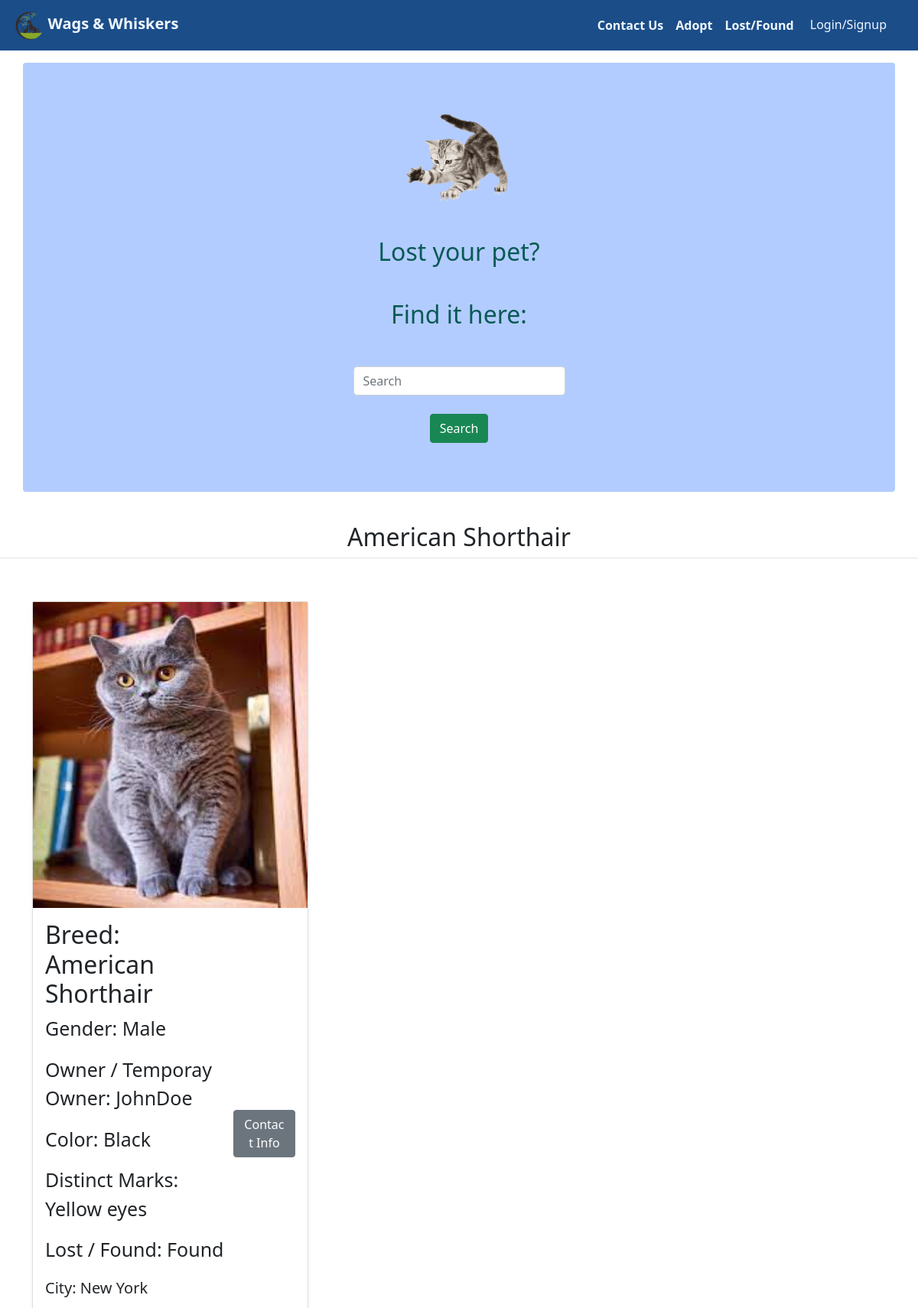
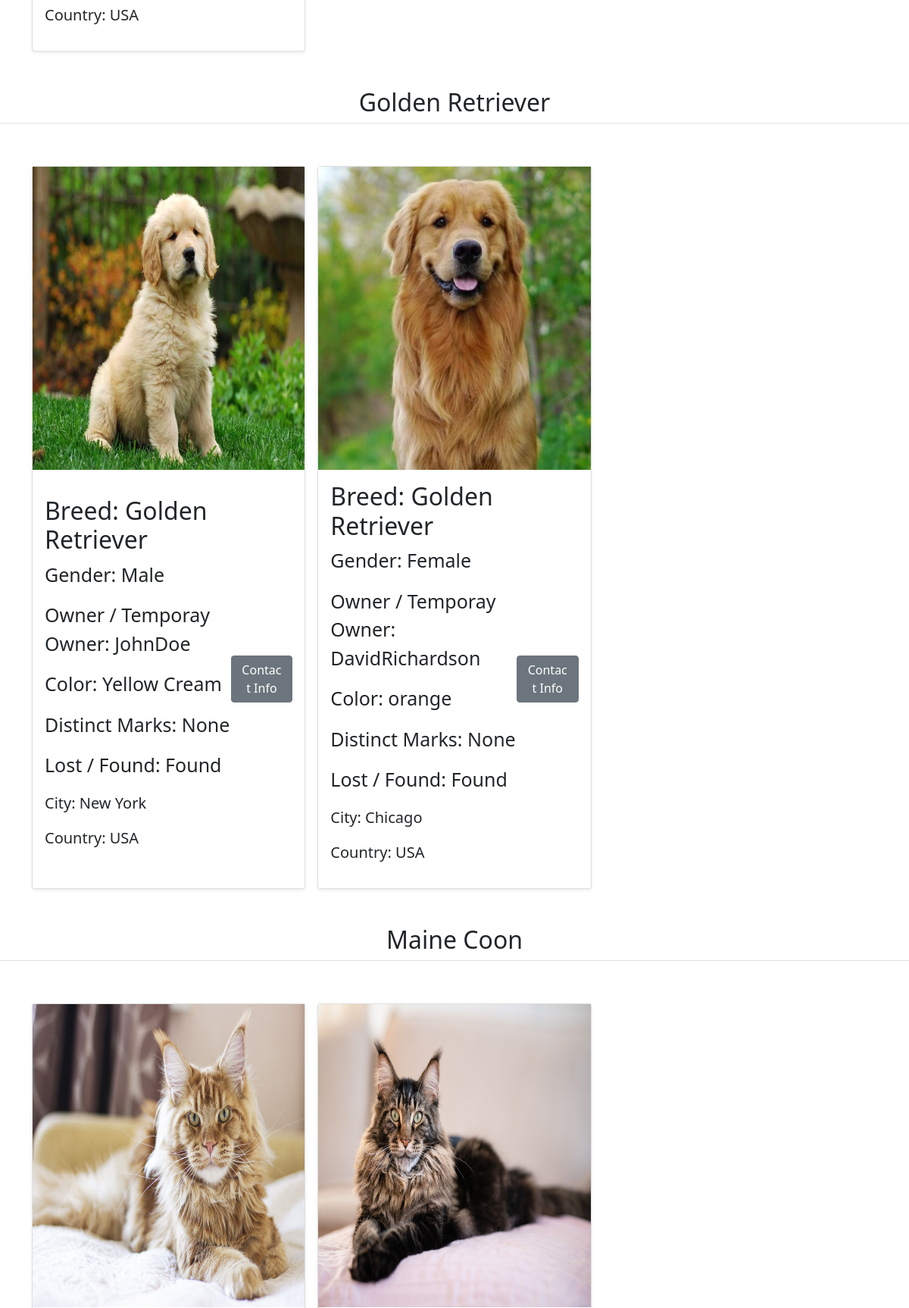
The app's page /lostandFound (upper part) with its own data (2 pictures, top to bottom).
### petswebsite/models.py (models this page shows, shortened)
class lostandfound(models.Model):
    image = models.ImageField(upload_to="static", default="")
    breed = models.CharField(max_length=100)
    color = models.CharField(max_length=100)
    gender = models.CharField(max_length=100)
    distinctmarks = models.CharField(max_length=200)
    temp_owner = models.ForeignKey(CustomUser, on_delete=models.CASCADE,  default="")
    lorf = models.CharField(max_length=10, default='')

class CustomUser(AbstractUser):
    contact = models.IntegerField(default=0)
    age = models.IntegerField(default=0)
    country = models.CharField(max_length=500, default='')
    city = models.CharField(max_length=500, default='')

### petswebsite/views.py (the view)
# urls.py: path('lostandFound', views.lostandFound, name='lostandFound'),
def lostandFound(request):
    cats = {item['breed'] for item in lostandfound.objects.values('breed')}
    allpets = []
    for cat in cats:
        pet = lostandfound.objects.filter(breed=cat)
        n = len(pet)
        if (n % 3 == 0):
            outer = int(n / 3)
        else:
            outer = n // 3 + 1
        pets_for_cat = [cat, range(outer), range(n), pet]
        allpets.append(pets_for_cat)
    params = {'allpets': allpets}
    return render(request, 'lost_find.html', params)

### templates/lost_find.html (shortened to what this page needs)
{% extends 'basic.html' %}
{% load static %}
{% block stylesheet %}{% static 'lost_find.css' %}{% endblock stylesheet %}
{% block body %}
<div class=" w-100 " >
  <div class="adoption " >
        <ul class="row container mx-auto  my-3 rounded " id="starter">
          <li class="col-12 l_item  text-center">
            <img src="./static/pets_icon.png" id="pet_icon">
          </li>
          <li class="col-12 l_item">
            <h2 class="h2 text-center py-1">Lost your pet?</h2>
          </li>
          <li class="col-6 h2 text-lg-right text-md-right m-auto l_item text-center">Find it here:</li>
          <li class="m-auto l_item">
            <form class="form-inline my-2 my-lg-0 m-auto text-center submit_form">
              <input
                class="form-control  mr-sm-2 w-25 m-auto"
                type="search"
                placeholder="Search"
                aria-label="Search"
              />
              <button
                class="btn btn-success sb-btn "
                type="submit"
              >
                Search
              </button>
            </form>
          </li>
        </ul>
        <div class="card-container-title w-100">
          <div class="adoption py-4">
            {% for cat,range1,range2,pet in allpets %}
            <center>
              <h2 class="pb-2 border-bottom ">{{cat}}</h2>
            </center>
            <div class="album py-5 card-container">
              <div class="container">
                <div class="row row-cols-1 row-cols-sm-2 row-cols-md-3 g-3">
                  {%for k in pet%}
                  <div class="col-md-4">
                    <div class="card h-100 shadow-sm">
                      <img src="/{{k.image}}" class="card-image">
                      <div class="container card-body d-flex justify-content-between align-items-center ">
                        <div>
                          <h2>Breed: {{k.breed}}</h2>
                          <p><span style="font-size: 25px; padding-top: 12px;">Gender: {{k.gender}}</span></p>
                          <p><span style="font-size: 25px; padding-top: 12px;">Owner / Temporay Owner: {{k.temp_owner}}</span></p>
                          <p><span style="font-size: 25px; padding-top: 12px;">Color: {{k.color}}</span></p>
                          <p><span style="font-size: 25px; padding-top: 12px;">Distinct Marks: {{k.distinctmarks}}</span></p>
                          <p><span style="font-size: 25px; padding-top: 12px;">Lost / Found: {{k.lorf}}</span></p>
                          <p><span style="font-size: 20px; padding-top: 3px;">City: {{k.temp_owner.city}}</span></p>
                          <p><span style="font-size: 20px; padding-top: 3px;">Country: {{k.temp_owner.country}}</span></p>
                        </div>
                        <button type="submit" class="btn btn-secondary col-3 my-auto">Contact Info</button>
                      </div>
                    </div>
                  </div>
                  {%endfor%}
                </div>
              </div>
            </div>
            {% endfor %}
          </div>
        </div>
      </div>
    </div>
    {% endblock body %}

### templates/basic.html (shortened to what this page needs)
<!DOCTYPE html>
<html lang="en">
<head>
    <link href="https://cdn.jsdelivr.net/npm/bootstrap@5.1.3/dist/css/bootstrap.min.css" rel="stylesheet"
>
        <link rel="stylesheet" href={% block stylesheet %}{% endblock stylesheet %}>
        <link rel="stylesheet" href="https://cdnjs.cloudflare.com/ajax/libs/font-awesome/4.7.0/css/font-awesome.min.css">
    </head>
<body>
    {% load static %}
    <nav class="navbar navbar-light sticky-top navbar-expand-lg fixed-top" style="z-index: 1;
background: #1b4d89;  ">
        <div class="container-fluid" style="color: aliceblue;">
            <a class="navbar-brand" href="/" style="color: aliceblue;">
                <img src="./static/logo.png" style="height: 2.5rem;" class="px-1"/><b>Wags & Whiskers</b></a>
            <div class="offcanvas offcanvas-end" tabindex="-1" id="offcanvasNavbar"
                aria-labelledby="offcanvasNavbarLabel">
                <div class="offcanvas-body">
                    <ul class="navbar-nav justify-content-end flex-grow-1 pe-3 " >
                        <li class="nav-item item">
                            <a class="nav-link fw-bold" style="color: aliceblue;" href="/contact">Contact Us</a>
                        </li>
                        <li class="nav-item item">
                            <a class="nav-link fw-bold" style="color: aliceblue;" href="/adoption">Adopt</a>
                        </li>
                        <li class="nav-item item">
                            <a class="nav-link fw-bold" style="color: aliceblue;" href="/lostandFound">Lost/Found</a>
                        </li>
                        {% if user.is_authenticated %}
                        <ul class="navbar-nav ml-auto mb-2 mb-lg-0">
                            <li class="nav-item item dropdown">
                                <a class="nav-link dropdown-toggle fw-bold" style="color: aliceblue;" href="#" id="navbarDropdown" role="button"
                                    data-bs-toggle="dropdown" aria-expanded="false" style="color: aliceblue;">
                                    Welcome {{request.user}}
                                </a>
                                <ul class="dropdown-menu" aria-labelledby="navbarDropdown">
                                    <li><a class="dropdown-item" href="/logout">Logout</a></li>
                                </ul>
                            </li>
                        </ul>
                        {% else %}
                        <li class="nav-item item" >
                            <a href="/loginSignUp" >
                            <button type="button" class="btn btn1"  style="color: aliceblue;">
                                Login/Signup
                            </button>
                        </a>
                        </li>
                        {%endif%}
                    </ul>
                </div>
            </div>
        </div>
    </nav>
    {% block body %}{% endblock body %}
</body>
</html>

### static/lost_find.css (style rules this page uses)
body,html { margin: 0; padding: 0; }
ul { list-style: none; }
#starter { background-color: #b3ccff; color: #095a55; padding: 2vh; }
.l_item { padding: 1rem 0; }
.submit_form { padding: 1rem 0; }
.sb-btn { margin-top: 1.5rem; margin-bottom: 1rem; }
#pet_icon { height: 20vh; }
.card-container-title { background-color: white; }
.card-image { background-position: center; background-size: cover; background-repeat: no-repeat; height: 50vh; }

### records on screen
lostandfound: image (picture), breed "American Shorthair", gender "Male", temp_owner "JohnDoe", color "Black", distinctmarks "Yellow eyes", lorf "Found", temp_owner.city "New York", temp_owner.country "USA"
lostandfound: image (picture), breed "Golden Retriever", gender "Male", temp_owner "JohnDoe", color "Yellow Cream", distinctmarks "None", lorf "Found", temp_owner.city "New York", temp_owner.country "USA"
lostandfound: image (picture), breed "Golden Retriever", gender "Female", temp_owner "DavidRichardson", color "orange", distinctmarks "None", lorf "Found", temp_owner.city "Chicago", temp_owner.country "USA"
lostandfound: image (picture)
lostandfound: image (picture)

### other values on screen
{{ cat }} "American Shorthair" "Golden Retriever" "Maine Coon"
